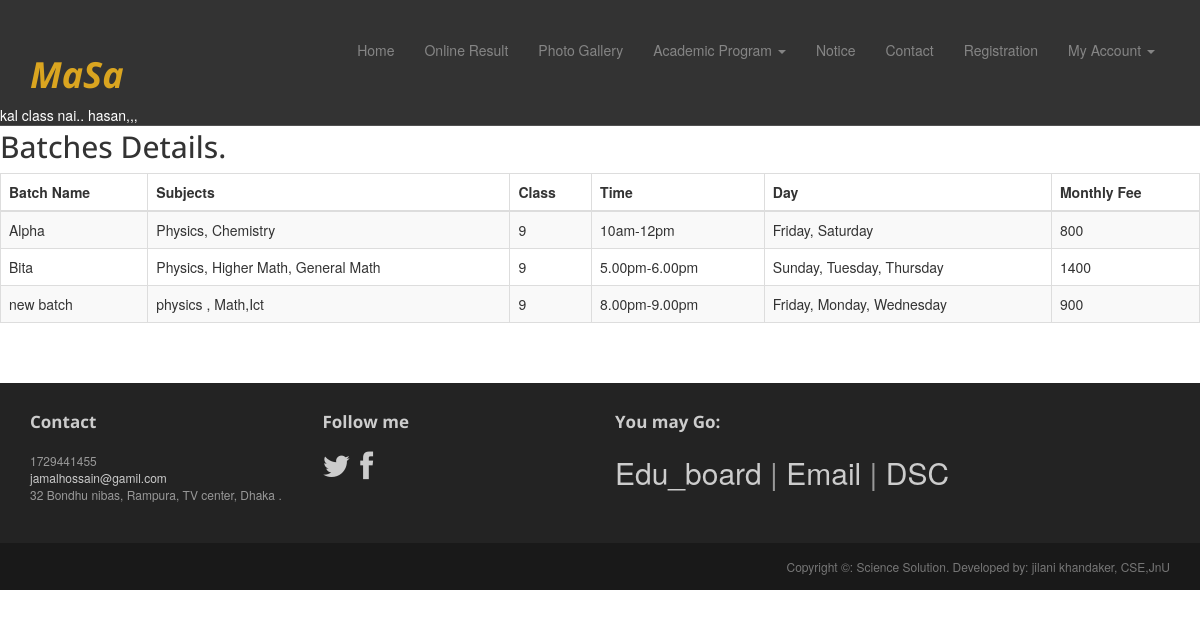
The page /class9.php on the database as committed earlier.
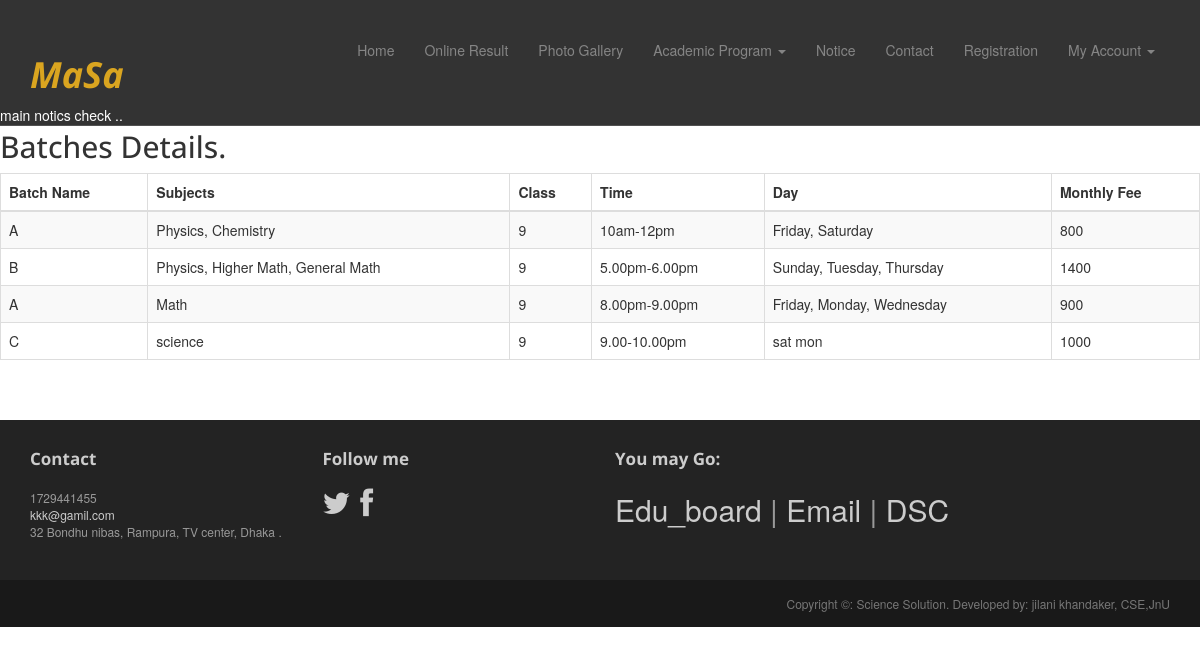
The same page on the database as committed later.
### tables this page shows
CREATE TABLE IF NOT EXISTS `tbl_notice` (
`notice_id` int(30) NOT NULL,
  `notice_des` varchar(400) NOT NULL,
  `notice_type` varchar(20) NOT NULL,
  `date` date NOT NULL,
  `deletion_status` tinyint(2) NOT NULL DEFAULT '0'
);

CREATE TABLE IF NOT EXISTS `tbl_batch` (
`batch_id` int(20) NOT NULL,
  `batch_name` text NOT NULL,
  `group` varchar(15) NOT NULL,
  `subjects` varchar(100) NOT NULL,
  `class` int(50) NOT NULL,
  `time` varchar(50) NOT NULL,
  `day` varchar(50) NOT NULL,
  `fee` int(20) NOT NULL,
  `deletion_status` tinyint(1) NOT NULL DEFAULT '0'
);

CREATE TABLE IF NOT EXISTS `tbl_contact_info` (
`contact_info_id` int(1) NOT NULL,
  `email` varchar(30) NOT NULL,
  `address` text NOT NULL,
  `phone` int(15) NOT NULL
);

### class9.php (called while the page is built, shortened)
<?php
include './index.php';

### application.php (called while the page is built, shortened)
<?php
class Application {
    public function __construct() {
        $host_name = 'localhost';
        $user_name = 'root';
        $password = '';
        $db_name = 'sciencesolution';
        $con = mysqli_connect($host_name, $user_name, $password);
        if ($con) {
            $db_select = mysqli_select_db($con, $db_name);
            if ($db_select) {
                return $con;
            } else {
                die('Database not selected' . mysqli_error($con));
            }
        } else {
            die('Database server connection fail' . mysqli_error($con));
        }
    }
     public function select_all_batch_info($class){
        $con = $this->__construct();
        $sql = "SELECT * FROM tbl_batch WHERE deletion_status = 0 AND class='$class' ";
        if (mysqli_query($con, $sql)) {
            $query_result = mysqli_query($con, $sql);
            return $query_result;
        } else {
            die('Query problem' . mysqli_error($con));
        }
    }
    public function get_contact_info(){
        $con = $this->__construct();
        $sql = "SELECT * From tbl_contact_info   ";
        if (mysqli_query($con, $sql)) {
            $query_result = mysqli_query($con, $sql);
            return $query_result;
        } else {
            die('Query problem' . mysqli_error($con));
        }
    }
    public function select_latest_notice(){
        $con = $this->__construct();
        $sql3= " SELECT MAX(notice_id) FROM tbl_notice WHERE notice_type='main' AND deletion_status='0' ";
            if (mysqli_query($con, $sql3)) {
      $qu_res = mysqli_query($con, $sql3);
            $max_notice_id = mysqli_fetch_assoc($qu_res);
           $last_notice_id=$max_notice_id['MAX(notice_id)'];
           $sql = "SELECT * From tbl_notice  where notice_id = '$last_notice_id'  ";
        if (mysqli_query($con, $sql)) {
            $query_result = mysqli_query($con, $sql);
            return $query_result;
        } else {
            die('Query problem' . mysqli_error($con));
        }
               }
               }
}

### pages/class9_page_content.php (the view, shortened to what the changed rows need)
<br/><br/><br/><br/><br/>
<?php
   $class=9;
  $query_result=$obj_app->select_all_batch_info($class);
?>
<div class="row-fluid sortable">
    <div class="box span12">
        <div class="box-header" data-original-title>
            <h2><i class="halflings-icon user"></i><span class="break"></span>Batches Details.</h2>
        </div>
        <div class="box-content">
            <table class="table table-striped table-bordered bootstrap-datatable datatable">
                <thead>
                    <tr>
                        <th> Batch Name</th>
                        <th>Subjects</th>
                        <th>Class </th>
                         <th>Time</th>
                          <th>Day</th>
                           <th>Monthly Fee</th>
                    </tr>
                </thead>
                <tbody>
                    <?php while ($qu_info=  mysqli_fetch_assoc($query_result)) { ?>
                    <tr>
                        <td><?php echo $qu_info['batch_name']; ?></td>
                        <td class="center"><?php echo $qu_info['subjects']; ?></td>
                        <td class="center"><?php echo $qu_info['class']; ?></td>
                        <td class="center"><?php echo $qu_info['time']; ?></td>
                         <td class="center"><?php echo $qu_info['day']; ?></td>
                          <td class="center"><?php echo $qu_info['fee']; ?></td>
                    </tr>
                    <?php } ?>
                </tbody>
            </table>
        </div>
    </div>
</div>

### include/menu.php (shortened to what the changed rows need)
<?php
$result = $obj_app-> select_latest_notice();
$latest_notice = mysqli_fetch_assoc($result);
?>
<div class="navbar navbar-inverse navbar-fixed-top headroom" >
    <div class="container">
        <div class="navbar-header">
            <h1 style="color: goldenrod; "> <i><b>MaSa </b></i></h1>
        </div>
    </div>
    <div  style="color: #ffffff; "> <marquee> <?php echo $latest_notice['notice_des']; ?> </marquee></div>
</div>

### include/footer.php (shortened to what the changed rows need)
<?php
$query_res = $obj_app -> get_contact_info();
$contact_info = mysqli_fetch_assoc($query_res);
?>
<footer id="footer" class="top-space">
    <div class="footer1">
        <div class="container">
            <div class="row">
                <div class="col-md-3 widget">
                    <div class="widget-body">
                        <p><?php   echo $contact_info['phone']; ?><br>
                            <a href="mailto:#"><?php   echo $contact_info['email']; ?></a><br>
                            <?php   echo $contact_info['address']; ?>
                        </p>
                    </div>
                </div>
            </div>
        </div>
    </div>
</footer>

Rows that differ between the two databases and show on the page:
no longer on this page (row unchanged): tbl_notice: notice_des "kal class nai.. hasan,,,"
added tbl_notice: notice_des "main notics check .."
changed tbl_batch "Physics, Chemistry": batch_name "Alpha" → "A"
changed tbl_batch "Physics, Higher Math, General Math": batch_name "Bita" → "B"
changed tbl_batch "8.00pm-9.00pm": batch_name "new batch" → "A"; subjects "physics , Math,Ict" → "Math"
added tbl_batch: batch_name "C", subjects "science", class "9", time "9.00-10.00pm", day "sat mon", fee "1000"
changed tbl_contact_info "32 Bondhu nibas, Rampura, TV center, Dhaka .": email "jamalhossain@gamil.com" → "kkk@gamil.com"
